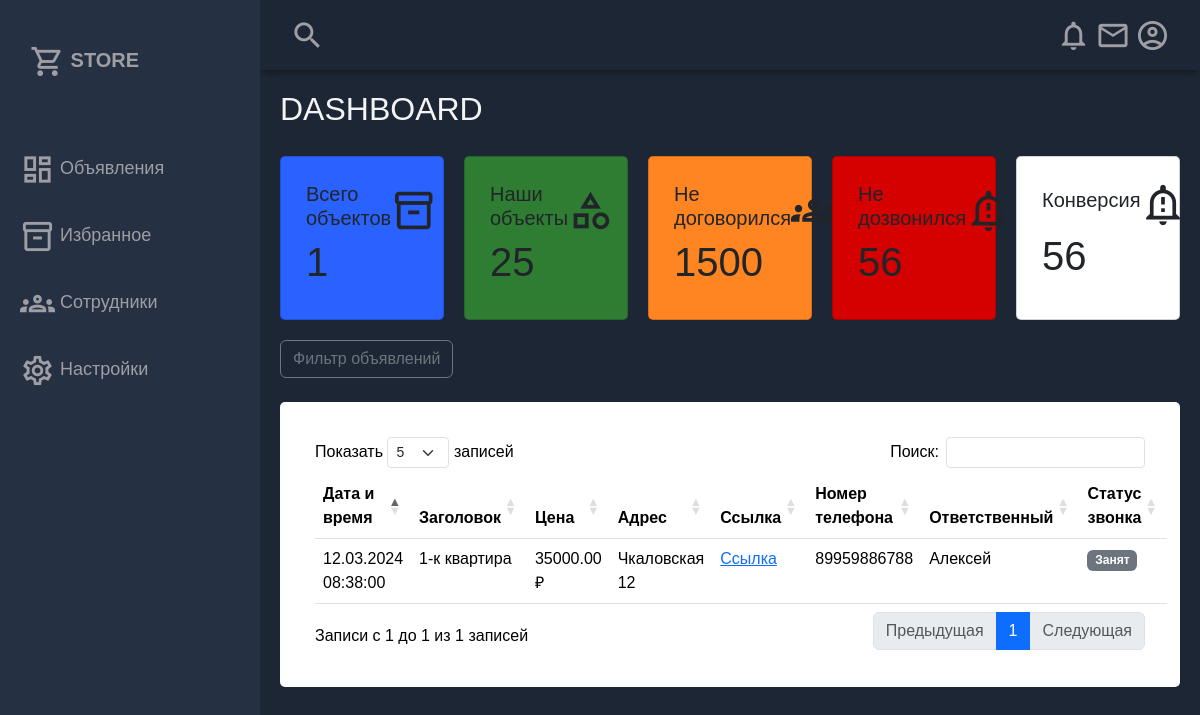
Page /manager/listings/ on the earlier database version.
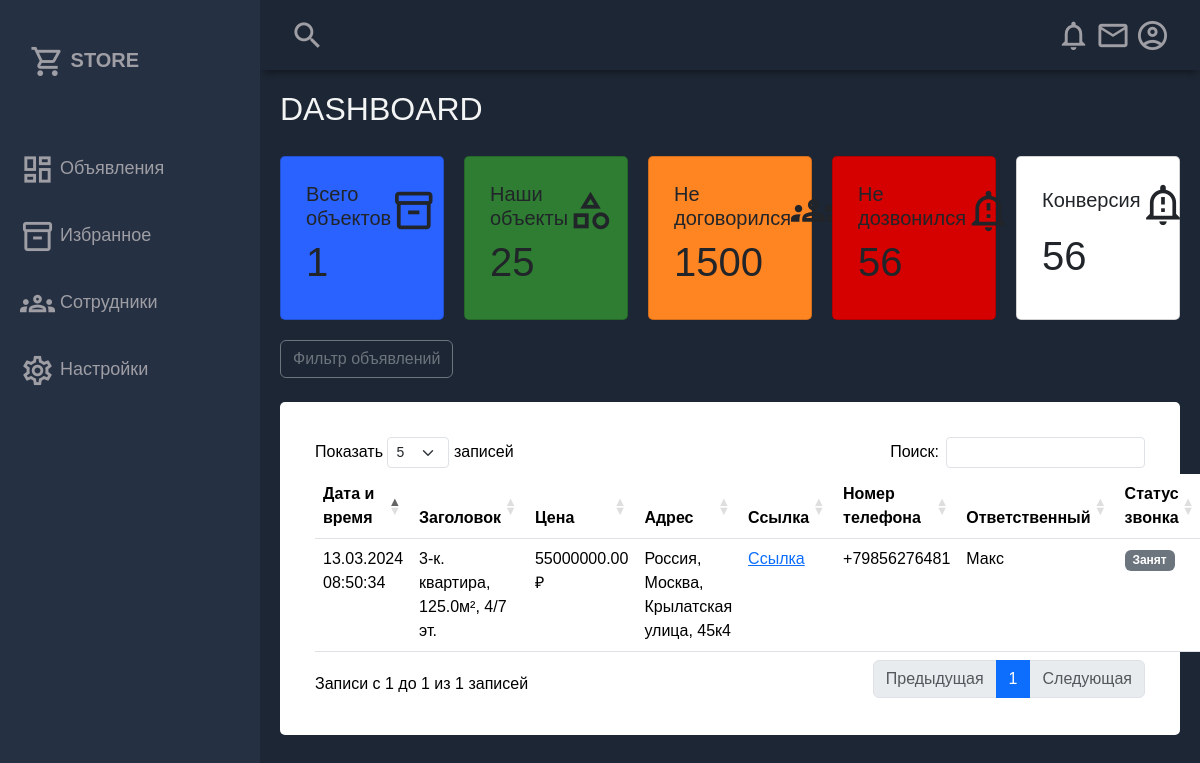
Same page on the later database version.
### crmapp/models.py (models this page shows)
class Listing(models.Model):
    NEW = 'Новое'
    MISSED = 'Не снял'
    NOT_REACHED = 'Не дозвонился'
    OUR_OBJECT = 'Наш объект'
    CALL_STATUS_CHOICES = [
        (NEW, 'Новое'),
        (MISSED, 'Не снял'),
        (NOT_REACHED, 'Не дозвонился'),
        (OUR_OBJECT, 'Наш объект'),
    ]
    title = models.CharField(max_length=255)
    price = models.DecimalField(max_digits=10, decimal_places=2)
    address = models.CharField(max_length=255)
    link = models.URLField(max_length=500)
    phone_number = models.CharField(max_length=20)
    responsible = models.ForeignKey(Employee, on_delete=models.CASCADE)
    call_status = models.CharField(max_length=100, choices=CALL_STATUS_CHOICES, default=NEW)
    created_at = models.DateTimeField(auto_now_add=True)
    agency = models.ForeignKey(Agency, on_delete=models.CASCADE)

class Employee(models.Model):
    user = models.OneToOneField(User, on_delete=models.CASCADE)
    manager = models.ForeignKey(Manager, on_delete=models.CASCADE)
    plain_password = models.CharField(max_length=255, blank=True) # не зашифрованный пароль для быстрого изменения/напоминания

### crmapp/views.py (the view)
# urls.py: path('manager/listings/', listings_admin, name='listings'),
def listings_admin(request): # manager/listings/ страница "Все объявления, интерфейс Менеджера"
    listings_count = Listing.objects.count()  # Получаем количество объектов из базы данных
    listings = Listing.objects.all().order_by('-id')  # Получаем все записи из БД, упорядоченные по ID
    return render(request, 'listing_manager.html', {'listings': listings, 'listings_count': listings_count})  # тестовая версия

### crmapp/templates/listing_manager.html (shortened to what this page needs)
{% extends "base.html" %}
{% block styles %}
  <link rel="stylesheet" type="text/css" href="https://cdn.datatables.net/1.11.3/css/dataTables.bootstrap5.min.css">
{% endblock %}
{% block content %}
<div class="main-title">
    <h2>DASHBOARD</h2>
</div>
<div class="main-cards">
    <div class="card">
        <div class="card-inner">
            <h5>Всего объектов</h5>
            <span class="material-icons-outlined">inventory_2</span>
        </div>
        <h1>{{ listings_count }}</h1>
    </div>
    <div class="card">
        <div class="card-inner">
            <h5>Наши объекты</h5>
            <span class="material-icons-outlined">category</span>
        </div>
        <h1>25</h1>
    </div>
    <div class="card">
        <div class="card-inner">
            <h5>Не договорился</h5>
            <span class="material-icons-outlined">groups</span>
        </div>
        <h1>1500</h1>
    </div>
    <div class="card">
        <div class="card-inner">
            <h5>Не дозвонился</h5>
            <span class="material-icons-outlined">notification_important</span>
        </div>
        <h1>56</h1>
    </div>
    <div class="card">
        <div class="card-inner">
            <h5>Конверсия</h5>
            <span class="material-icons-outlined">notification_important</span>
        </div>
        <h1>56</h1>
    </div>
</div>
<div class="mb-4">
    <button class="btn btn-outline-secondary me-2">Фильтр объявлений</button>
</div>
<div class="card-table">
    <div class="card-body">
        <table class="table" id="myTable">
            <thead>
            <tr>
                <th scope="col">Дата и время</th>
                <th scope="col">Заголовок</th>
                <th scope="col">Цена</th>
                <th scope="col">Адрес</th>
                <th scope="col">Ссылка</th>
                <th scope="col">Номер телефона</th>
                <th scope="col">Ответственный</th>
                <th scope="col">Статус звонка</th>
            </tr>
            </thead>
            <tbody>
            {% for listing in listings %}
            <tr>
                <td>{{ listing.created_at|date:"d.m.Y H:i:s" }}</td>
                <td>{{ listing.title }}</td>
                <td>{{ listing.price }} ₽</td>
                <td>{{ listing.address }}</td>
                <td><a href="{{ listing.link }}">Ссылка</a></td>
                <td>{{ listing.phone_number }}</td>
                <td>{{ listing.responsible.user.first_name }}</td>
                <td><span class="badge bg-secondary">{{ listing.call_status }}</span></td>
            </tr>
            {% endfor %}
            </tbody>
        </table>
    </div>
</div>
{% endblock %}

### crmapp/templates/base.html (shortened to what this page needs)
<!DOCTYPE html>
<html lang="ru">
<head>
    <link href="https://cdn.jsdelivr.net/npm/bootstrap@5.3.2/dist/css/bootstrap.min.css" rel="stylesheet">
    {% load static %}
    <link rel="stylesheet" href="{% static 'css/base.css' %}">
    {% block styles %}
    {% endblock %}
</head>
<body>
<div class="grid-container">
    <header class="header">
        <div class="header-left">
            <span class="material-icons-outlined">search</span>
        </div>
        <div class="header-right">
            <span class="material-icons-outlined">notifications</span>
            <span class="material-icons-outlined">email</span>
            <span class="material-icons-outlined">account_circle</span>
        </div>
    </header>
    <aside id="sidebar">
        <div class="sidebar-title">
            <div class="sidebar-brand">
                <span class="material-icons-outlined">shopping_cart</span> STORE
            </div>
        </div>
        <ul class="sidebar-list">
            <li class="sidebar-list-item">
                <a href="{% url 'listings' %}">
                    <span class="material-icons-outlined">dashboard</span> Объявления
                </a>
            </li>
            <li class="sidebar-list-item">
                <a href="#" target="_blank">
                    <span class="material-icons-outlined">inventory_2</span> Избранное
                </a>
            </li>
            <li class="sidebar-list-item">
                <a href="{% url 'get_employee' %}">
                    <span class="material-icons-outlined">groups</span> Сотрудники
                </a>
            </li>
            <li class="sidebar-list-item">
                <a href="#" target="_blank">
                    <span class="material-icons-outlined">settings</span> Настройки
                </a>
            </li>
        </ul>
    </aside>
    <main class="main-container">
        {% block content %}{% endblock %}
    </main>
</div>
</body>
</html>

### crmapp/static/css/base.css (style rules this page uses)
body { margin: 0; padding: 0; background-color: #1d2634; color: #9e9ea4; font-family: 'Montserrat', sans-serif; }
.material-icons-outlined { vertical-align: middle; line-height: 1px; font-size: 35px; }
.grid-container { display: grid; grid-template-columns: 260px 1fr 1fr 1fr; grid-template-rows: 0.2fr 3fr; grid-template-areas: 'sidebar header header header' 'sidebar main main main'; height: 100vh; }
.header { grid-area: header; height: 70px; display: flex; align-items: center; justify-content: space-between; padding: 0 30px 0 30px; box-shadow: 0 6px 7px -3px rgba(0, 0, 0, 0.35); }
#sidebar { grid-area: sidebar; height: 100%; background-color: #263043; overflow-y: auto; transition: all 0.5s; -webkit-transition: all 0.5s; }
.sidebar-title { display: flex; justify-content: space-between; align-items: center; padding: 30px 30px 30px 30px; margin-bottom: 30px; }
.sidebar-brand { margin-top: 15px; font-size: 20px; font-weight: 700; }
.sidebar-list { padding: 0; margin-top: 15px; list-style-type: none; }
.sidebar-list-item { padding: 20px 20px 20px 20px; font-size: 18px; }
.sidebar-list-item > a { text-decoration: none; color: #9e9ea4; }
.main-container { grid-area: main; overflow-y: auto; padding: 20px 20px; color: rgba(255, 255, 255, 0.95); }
.main-title { display: flex; justify-content: space-between; }
.main-cards { display: grid; grid-template-columns: 1fr 1fr 1fr 1fr 1fr; gap: 20px; margin: 20px 0; }
.card { display: flex; flex-direction: column; justify-content: space-around; padding: 25px; border-radius: 5px; }
.card:first-child { background-color: #2962ff; }
.card:nth-child(2) { background-color: #2e7d32; }
.card:nth-child(3) { background-color: #ff8422; }
.card:nth-child(4) { background-color: #d50000; }
.card-table { color: black; display: flex; flex-direction: column; justify-content: space-around; padding: 35px; border-radius: 5px; background-color: white; }
.card-inner { display: flex; align-items: center; justify-content: space-between; }
.card-inner > .material-icons-outlined { font-size: 45px; }

Differences in the rows shown:
removed Listing: created_at "12.03.2024 08:38:00", title "1-к квартира", price "35000.00", address "Чкаловская 12", phone_number "89959886788", responsible.user.first_name "Алексей", call_status "Занят"
added Listing: created_at "13.03.2024 08:50:34", title "3-к. квартира, 125.0м², 4/7 эт.", price "55000000.00", address "Россия, Москва, Крылатская улица, 45к4", phone_number "+79856276481", responsible.user.first_name "Макс", call_status "Занят"
